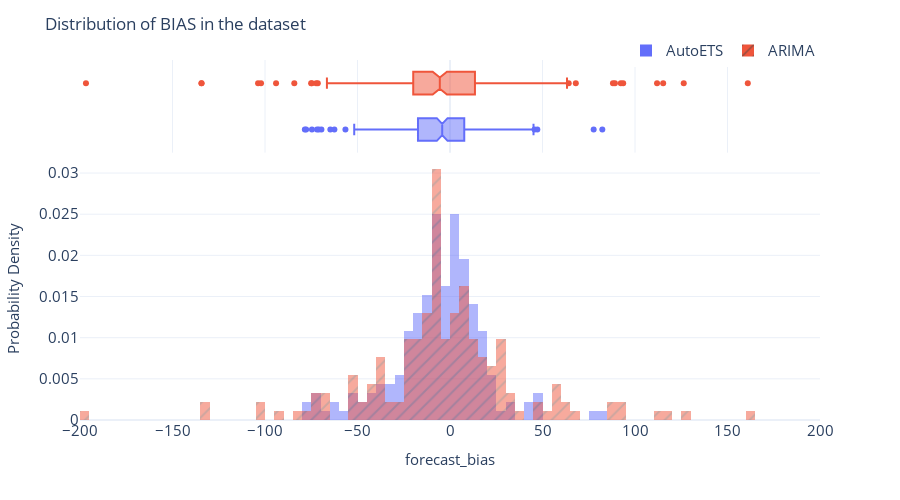

The notebook cell this image was saved under:
### Code cell
fig = px.histogram(aggtest_metrics,
                   x="forecast_bias",
                   color="Model",
                   pattern_shape="Model",
                   marginal="box",
                   nbins=250,
                   barmode="overlay",
                   histnorm="probability density")
fig = format_plot(fig, xlabel="forecast_bias", ylabel="Probability Density")
fig.update_layout(title="Distribution of BIAS in the dataset", xaxis_range=[-200,200])
fig.write_image(dst_img/"bias_dist.png")
fig.show()

### Figure 1 — Plotly figure (JSON) as saved in the notebook; plotly's stock layout.template omitted (floating-point values rounded to 4 significant figures; data arrays with more than 128 entries replaced by an {"elided": "..."} marker saying what was removed)
{"data": [{"bingroup": "x", "histnorm": "probability density", "hovertemplate": "Model=AutoETS<br>forecast_bias=%{x}<br>probability density=%{y}<extra></extra>", "legendgroup": "AutoETS", "marker": {"color": "#636efa", "opacity": 0.5, "pattern": {"shape": ""}}, "name": "AutoETS", "nbinsx": 250, "orientation": "v", "showlegend": true, "type": "histogram", "x": {"elided": "185 float values"}, "xaxis": "x", "yaxis": "y"}, {"hovertemplate": "Model=AutoETS<br>forecast_bias=%{x}<extra></extra>", "legendgroup": "AutoETS", "marker": {"color": "#636efa"}, "name": "AutoETS", "notched": true, "showlegend": false, "type": "box", "x": {"elided": "185 float values"}, "xaxis": "x2", "yaxis": "y2"}, {"bingroup": "x", "histnorm": "probability density", "hovertemplate": "Model=ARIMA<br>forecast_bias=%{x}<br>probability density=%{y}<extra></extra>", "legendgroup": "ARIMA", "marker": {"color": "#EF553B", "opacity": 0.5, "pattern": {"shape": "/"}}, "name": "ARIMA", "nbinsx": 250, "orientation": "v", "showlegend": true, "type": "histogram", "x": {"elided": "185 float values"}, "xaxis": "x", "yaxis": "y"}, {"hovertemplate": "Model=ARIMA<br>forecast_bias=%{x}<extra></extra>", "legendgroup": "ARIMA", "marker": {"color": "#EF553B"}, "name": "ARIMA", "notched": true, "showlegend": false, "type": "box", "x": {"elided": "185 float values"}, "xaxis": "x2", "yaxis": "y2"}], "layout": {"autosize": false, "barmode": "overlay", "height": 500, "legend": {"font": {"size": 15}, "orientation": "h", "title": {}, "tracegroupgap": 0, "x": 1, "xanchor": "right", "y": 0.98, "yanchor": "bottom"}, "margin": {"t": 60}, "title": {"text": "Distribution of BIAS in the dataset"}, "width": 900, "xaxis": {"anchor": "y", "domain": [0, 1], "range": [-200, 200], "tickfont": {"size": 15}, "title": {"font": {"size": 15}, "text": "forecast_bias"}}, "xaxis2": {"anchor": "y2", "domain": [0, 1], "matches": "x", "showgrid": true, "showticklabels": false}, "yaxis": {"anchor": "x", "domain": [0, 0.7326], "tickfont": {"size": 15}, "title": {"font": {"size": 15}, "text": "Probability Density"}}, "yaxis2": {"anchor": "x2", "domain": [0.7426, 1], "matches": "y2", "showgrid": false, "showline": false, "showticklabels": false, "ticks": ""}}}
